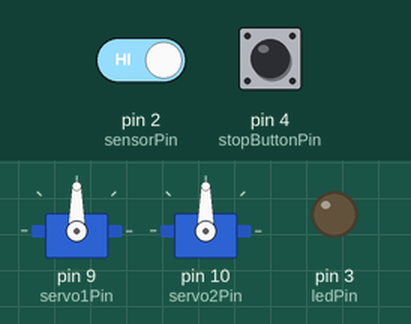
A sketch run on a simulated Arduino Uno, built with avr-gcc and run on an emulated ATmega328P. On the bench: 2 × servo, output pins drawn as LEDs (lit = HIGH). The inputs (shaded band) are chosen by the test bench; at power-on: pin 2 (sensorPin) HIGH, pin 4 (stopButtonPin) HIGH.

Above: at 1.2 s.
1.3 s: pin 2 (sensorPin) driven LOW
At 2.4 s:
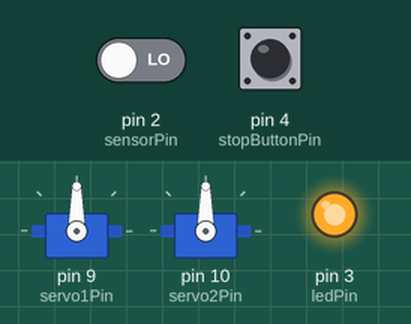
4.3 s: pin 4 (stopButtonPin) pulled LOW for 3.2 s
At 4.7 s:
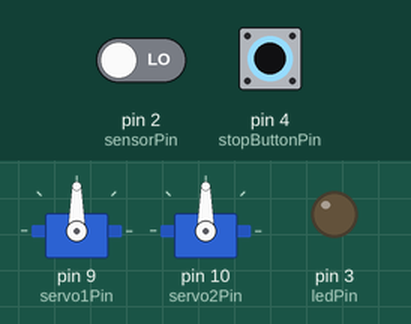
12.0 s: pin 4 (stopButtonPin) pulled LOW for 0.15 s
At 17.5 s:
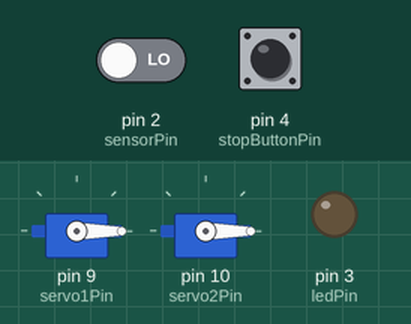
Timing chart, 0 to 19.0 s (numbered marks = the images above; inputs shaded):
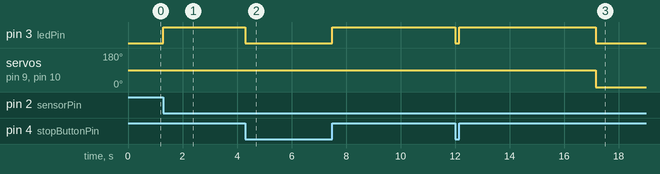

The sketch:

estacion2_mine.ino
```cpp
#include <Servo.h>

// Pines
const int sensorPin = 2;       // Sensor infrarrojo digital
const int ledPin = 3;          // LED
const int servo1Pin = 9;       // Servo 1
const int servo2Pin = 10;      // Servo 2
const int stopButtonPin = 4;   // Botón de paro

// Objetos servo
Servo servo1;
Servo servo2;

// Estados
enum Estado {INICIAL, LED_ON, SERVOS_ON};
Estado estado = INICIAL;

// Variables de tiempo
unsigned long tiempoInicio = 0;
const unsigned long tiempoLed = 5000;     // 3 segundos
const unsigned long tiempoServos = 8000;  // 1 segundos

void setup() {
  pinMode(sensorPin, INPUT);
  pinMode(ledPin, OUTPUT);
  pinMode(stopButtonPin, INPUT_PULLUP); // Botón con resistencia interna
  servo1.attach(servo1Pin);
  servo2.attach(servo2Pin);

  // Estado seguro inicial
  digitalWrite(ledPin, LOW);
  servo1.write(90);
  servo2.write(90);
}

void loop() {
  // Verificar botón de paro
  if (digitalRead(stopButtonPin) == LOW) {
    // Botón presionado → sistema detenido
    digitalWrite(ledPin, LOW);
    servo1.write(90);
    servo2.write(90);
    estado = INICIAL; // Reinicia lógica
    return; // No hace nada más
  }

  switch (estado) {
    case INICIAL:
      if (digitalRead(sensorPin) == LOW) { // Objeto detectado
        digitalWrite(ledPin, HIGH);
        tiempoInicio = millis();
        estado = LED_ON;
      }
      break;

    case LED_ON:
      if (millis() - tiempoInicio >= tiempoLed) {
        digitalWrite(ledPin, LOW);
        servo1.write(0);
        servo2.write(0);
        tiempoInicio = millis();
        estado = SERVOS_ON;
      }
      break;

    case SERVOS_ON:
      if (millis() - tiempoInicio >= tiempoServos) {
        servo1.write(90);
        servo2.write(90);
        estado = INICIAL;
      }
      break;
  }
}
```

Measured:
- after the input at 1.3 s, pin 3 (ledPin): LOW → HIGH at once
- after the input at 4.3 s, pin 3 (ledPin): HIGH → LOW after 0.00 s instead of 2.0 s; servo on pin 9 (servo1Pin), servo on pin 10 (servo2Pin): stays 90° (without the input it goes to 0° after 2.0 s)
